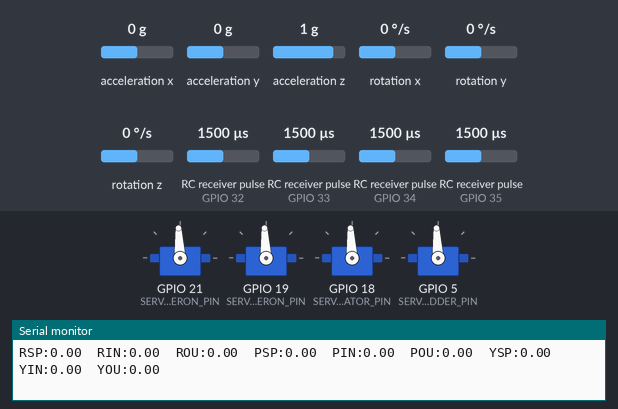
A program run on a simulated ESP32. Shown: 4 × servo, the last lines printed to the serial monitor. Wiring (inferred from the names in the program): 4 × RC receiver channel: data GPIO 32 / data GPIO 33 / data GPIO 34 / data GPIO 35. The test bench sets the inputs (shaded band); at power-on: acceleration x 0 g, acceleration y 0 g, acceleration z 1 g, RC receiver pulse (sensors on GPIO 32, GPIO 34, GPIO 35, GPIO 33) 1500 µs, rotation x 0 °/s, rotation y 0 °/s, rotation z 0 °/s.

Above: at 2.9 s.
3.0 s: acceleration x set to -1.4 g
6.0 s: acceleration y set to -1.4 g
At 8.4 s:
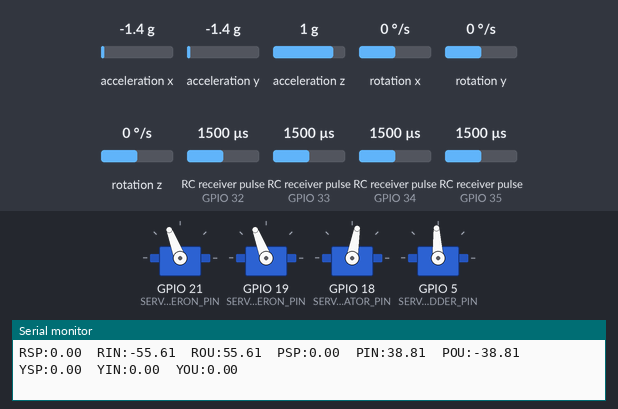
9.0 s: acceleration z set to -1.4 g
At 9.5 s:
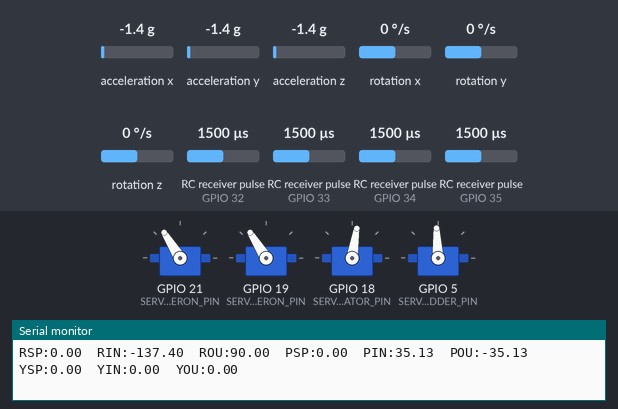
11.7 s: RC receiver pulse (sensor on GPIO 32) set to 1020 µs
At 12.9 s:
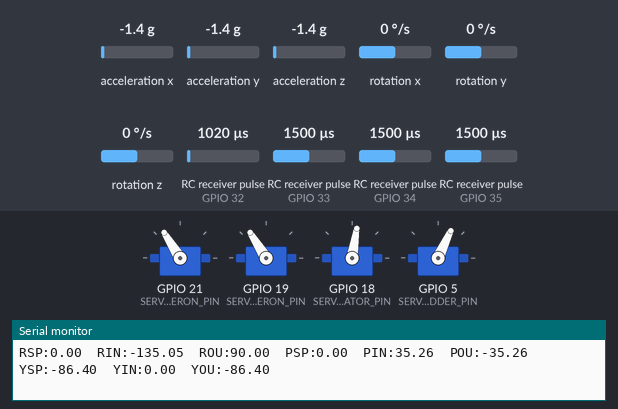
13.2 s: RC receiver pulse (sensor on GPIO 34) set to 1020 µs
At 14.4 s:
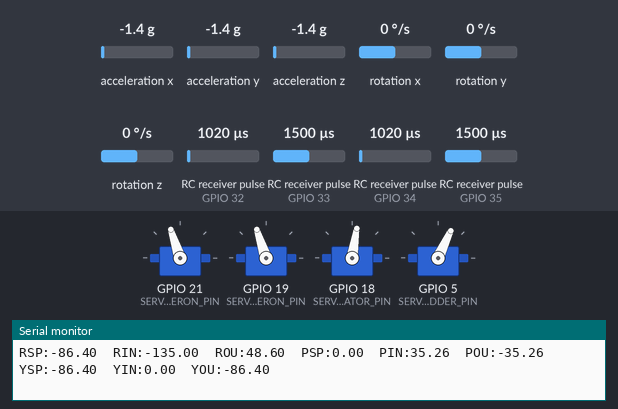
14.7 s: RC receiver pulse (sensor on GPIO 35) set to 1020 µs
At 15.9 s:
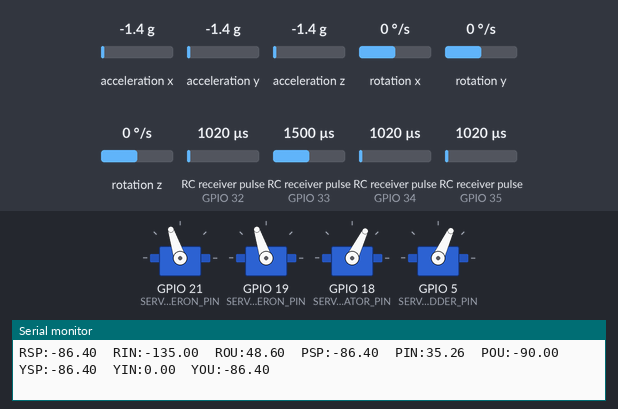
Timing chart, 0 to 17.2 s (numbered marks = the images above; inputs shaded):
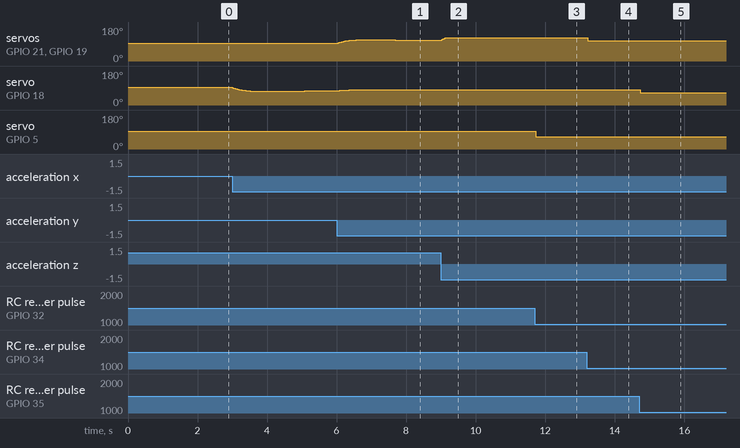

Measured:
- after the input at 6.0 s, servo on GPIO 21 (SERVO_RIGHT_AILERON_PIN), servo on GPIO 19 (SERVO_LEFT_AILERON_PIN): rises from 93° to 113° in 0.70 s, then falls to 110° in 1.9 s; servo on GPIO 18 (SERVO_ELEVATOR_PIN): 75° → 78° at once, → 79° 0.19 s later, → 80° 0.13 s later, → 81° 0.25 s later, … (5 changes in this stretch)
- after the input at 9.0 s, servo on GPIO 21 (SERVO_RIGHT_AILERON_PIN), servo on GPIO 19 (SERVO_LEFT_AILERON_PIN): 110° → 122° at once; servo on GPIO 18 (SERVO_ELEVATOR_PIN): 80° → 81° after 0.09 s, → 82° 0.59 s later, → 81° 0.56 s later
- after the input at 11.7 s, servo on GPIO 5 (SERVO_RUDDER_PIN): 93° → 65° at once
- after the input at 13.2 s, servo on GPIO 21 (SERVO_RIGHT_AILERON_PIN), servo on GPIO 19 (SERVO_LEFT_AILERON_PIN): 122° → 108° at once
- after the input at 14.7 s, servo on GPIO 18 (SERVO_ELEVATOR_PIN): 81° → 64° at once

The program:

main.cpp
```cpp
#include <Arduino.h>
#include <Wire.h>
#include <MPU6050.h>
#include <ESP32Servo.h>
#include <PID_v1.h>
#include <Kalman.h>

namespace {

// ===== Hardware Pin Definitions ===== //
constexpr uint8_t SDA_PIN = 22;
constexpr uint8_t SCL_PIN = 23;

constexpr uint8_t CH1_PIN = 34;  // Aileron
constexpr uint8_t CH2_PIN = 35;  // Elevator
constexpr uint8_t CH4_PIN = 32;  // Rudder
constexpr uint8_t CH6_PIN = 33;  // Stabilization mode

constexpr uint8_t SERVO_RIGHT_AILERON_PIN = 21;
constexpr uint8_t SERVO_LEFT_AILERON_PIN = 19;
constexpr uint8_t SERVO_ELEVATOR_PIN = 18;
constexpr uint8_t SERVO_RUDDER_PIN = 5;

// ===== RC Signal Parameters ===== //
constexpr int RC_MIN_PULSE_US = 1000;
constexpr int RC_MAX_PULSE_US = 2000;
constexpr int RC_DEFAULT_PULSE_US = 1500;
constexpr uint32_t RC_SIGNAL_TIMEOUT_US = 50000;  // Treat as lost after 50 ms

// ===== Control Loop Timing ===== //
constexpr uint32_t LOOP_PERIOD_US = 4000;  // 250 Hz loop
constexpr uint32_t TELEMETRY_PERIOD_MS = 100;

// ===== Servo Output Bounds ===== //
constexpr int SERVO_MIN_US = 1000;
constexpr int SERVO_MAX_US = 2000;
constexpr int SERVO_NEUTRAL_US = 1500;
constexpr int SERVO_OUTPUT_RANGE_US = 300;  // Max PID correction magnitude. 0-500 us. <150 us for weaker stabilization, 250-350 for mid range stabilization, 500 for strongest stabilization.

constexpr bool INVERT_LEFT_AILERON = false;  // Mirror the left aileron output if the mechanical linkage is not already inverted.

// ===== Kalman Filter Settings ===== //
struct KalmanSettings {
	float qAngle;
	float qBias;
	float rMeasure;
};

KalmanSettings kalmanSettingsRoll{0.001f, 0.003f, 0.03f};
KalmanSettings kalmanSettingsPitch{0.001f, 0.003f, 0.03f};

// ===== PID Settings ===== //
struct PIDSettings {
	double kp;
	double ki;
	double kd;
	double outputLimit;
};

// Max setpoint angles. 0-180. Maximum deflection from neutral (90).
constexpr float MAX_SETPOINT_ROLL_DEG = 90.0f;
constexpr float MAX_SETPOINT_PITCH_DEG = 90.0f;
constexpr float MAX_SETPOINT_YAW_DEG = 90.0f;

PIDSettings rollPidSettings{1.0, 0.0, 0.0, MAX_SETPOINT_ROLL_DEG};
PIDSettings pitchPidSettings{1.0, 0.0, 0.0, MAX_SETPOINT_PITCH_DEG};
PIDSettings yawPidSettings{1.0, 0.0, 0.0, MAX_SETPOINT_YAW_DEG};

constexpr float ROLL_US_PER_DEG = static_cast<float>(SERVO_OUTPUT_RANGE_US) / MAX_SETPOINT_ROLL_DEG;    // Converts roll correction degrees to servo microseconds.
constexpr float PITCH_US_PER_DEG = static_cast<float>(SERVO_OUTPUT_RANGE_US) / MAX_SETPOINT_PITCH_DEG;  // Converts pitch correction degrees to servo microseconds.
constexpr float YAW_US_PER_DEG = static_cast<float>(SERVO_OUTPUT_RANGE_US) / MAX_SETPOINT_YAW_DEG;      // Converts yaw correction degrees to servo microseconds.

// ===== RC Input Handling ===== //
struct RCChannelState {
	uint8_t pin;
	volatile uint32_t pulseStart;
	volatile uint32_t pulseWidth;
	volatile uint32_t lastUpdate;
};

enum RCChannelIndex : uint8_t { RC_CH1 = 0, RC_CH2, RC_CH4, RC_CH6, RC_CHANNEL_COUNT };

RCChannelState rcChannels[RC_CHANNEL_COUNT] = {
	{CH1_PIN, 0, RC_DEFAULT_PULSE_US, 0},
	{CH2_PIN, 0, RC_DEFAULT_PULSE_US, 0},
	{CH4_PIN, 0, RC_DEFAULT_PULSE_US, 0},
	{CH6_PIN, 0, RC_DEFAULT_PULSE_US, 0},
};

portMUX_TYPE rcMux = portMUX_INITIALIZER_UNLOCKED;

inline void IRAM_ATTR handleChannelEdge(RCChannelState &channel) {
	const uint32_t now = micros();
	if (digitalRead(channel.pin) == HIGH) {
		channel.pulseStart = now;
	} else if (channel.pulseStart != 0U) {
		const uint32_t width = now - channel.pulseStart;
		portENTER_CRITICAL_ISR(&rcMux);
		channel.pulseWidth = width;
		channel.lastUpdate = now;
		portEXIT_CRITICAL_ISR(&rcMux);
		channel.pulseStart = 0U;
	}
}

void IRAM_ATTR handleCh1Interrupt() { handleChannelEdge(rcChannels[RC_CH1]); }
void IRAM_ATTR handleCh2Interrupt() { handleChannelEdge(rcChannels[RC_CH2]); }
void IRAM_ATTR handleCh4Interrupt() { handleChannelEdge(rcChannels[RC_CH4]); }
void IRAM_ATTR handleCh6Interrupt() { handleChannelEdge(rcChannels[RC_CH6]); }

int readChannel(RCChannelIndex index, int minimum = RC_MIN_PULSE_US, int maximum = RC_MAX_PULSE_US, int fallback = RC_DEFAULT_PULSE_US) {
	uint32_t width = RC_DEFAULT_PULSE_US;
	uint32_t lastUpdate = 0;

	portENTER_CRITICAL(&rcMux);
	width = rcChannels[index].pulseWidth;
	lastUpdate = rcChannels[index].lastUpdate;
	portEXIT_CRITICAL(&rcMux);

	const uint32_t now = micros();
	if (lastUpdate == 0U || (now - lastUpdate) > RC_SIGNAL_TIMEOUT_US || width == 0U) {
		return fallback;
	}

	const int pulse = constrain(static_cast<int>(width), minimum, maximum);
	return pulse;
}

// ===== Global Hardware Objects ===== //
MPU6050 mpu;
Servo servoAileronRight;
Servo servoAileronLeft;
Servo servoElevator;
Servo servoRudder;

Kalman kalmanRoll;
Kalman kalmanPitch;

// ===== PID Controller State ===== //
double rollSetpoint{0.0};
double rollInput{0.0};
double rollOutput{0.0};

double pitchSetpoint{0.0};
double pitchInput{0.0};
double pitchOutput{0.0};

double yawSetpoint{0.0};
double yawInput{0.0};
double yawOutput{0.0};

PID rollPID(&rollInput, &rollOutput, &rollSetpoint, rollPidSettings.kp, rollPidSettings.ki, rollPidSettings.kd, DIRECT);
PID pitchPID(&pitchInput, &pitchOutput, &pitchSetpoint, pitchPidSettings.kp, pitchPidSettings.ki, pitchPidSettings.kd, DIRECT);
PID yawPID(&yawInput, &yawOutput, &yawSetpoint, yawPidSettings.kp, yawPidSettings.ki, yawPidSettings.kd, DIRECT);

// ===== Sensor State ===== //
float accelRollDeg{0.0f};
float accelPitchDeg{0.0f};
float gyroXRate{0.0f};
float gyroYRate{0.0f};
float gyroZRate{0.0f};

float rollDeg{0.0f};
float pitchDeg{0.0f};
float yawDeg{0.0f};

uint32_t controlLoopTimerUs{0};
uint32_t lastTelemetryMs{0};

// ===== Utility Functions ===== //
float getGyroScale() {
	switch (mpu.getFullScaleGyroRange()) {
		case 0: return 131.0f;   // ±250 °/s
		case 1: return 65.5f;    // ±500 °/s
		case 2: return 32.8f;    // ±1000 °/s
		case 3: return 16.4f;    // ±2000 °/s
		default: return 131.0f;
	}
}

float getAccelScale() {
	switch (mpu.getFullScaleAccelRange()) {
		case 0: return 16384.0f;  // ±2 g
		case 1: return 8192.0f;   // ±4 g
		case 2: return 4096.0f;   // ±8 g
		case 3: return 2048.0f;   // ±16 g
		default: return 16384.0f;
	}
}

void applyKalmanSettings(Kalman &filter, const KalmanSettings &settings) {
	filter.setQangle(settings.qAngle);
	filter.setQbias(settings.qBias);
	filter.setRmeasure(settings.rMeasure);
}

void applyPidSettings(PID &pid, const PIDSettings &settings) {
	pid.SetTunings(settings.kp, settings.ki, settings.kd);
	pid.SetOutputLimits(-settings.outputLimit, settings.outputLimit);
	pid.SetSampleTime(static_cast<int>(LOOP_PERIOD_US / 1000U));
}

float mapPulseToFloat(int pulseWidth, float minOutput, float maxOutput) {
	const int constrainedPulse = constrain(pulseWidth, RC_MIN_PULSE_US, RC_MAX_PULSE_US);
	const float scale = static_cast<float>(constrainedPulse - RC_MIN_PULSE_US) /
											static_cast<float>(RC_MAX_PULSE_US - RC_MIN_PULSE_US);
	return minOutput + scale * (maxOutput - minOutput);
}

int constrainServoOutput(int pulseWidth) {
	return constrain(pulseWidth, SERVO_MIN_US, SERVO_MAX_US);
}

void configureMPU() {
	Serial.println("Initializing I2C...");
	Wire.begin(SDA_PIN, SCL_PIN);
	Wire.setClock(400000UL);

	Serial.println("Initializing MPU6050...");
	mpu.initialize();
	delay(200);

	if (mpu.testConnection()) {
		Serial.println("MPU6050 connected.");
	} else {
		Serial.println("MPU6050 connection failed!");
	}

	Serial.println("Calibrating sensors... keep the device still.");
	delay(1000);
	mpu.CalibrateAccel(6);
	mpu.CalibrateGyro(6);
	Serial.println("Calibration complete.");

	mpu.setXAccelOffset(mpu.getXAccelOffset());
	mpu.setYAccelOffset(mpu.getYAccelOffset());
	mpu.setZAccelOffset(mpu.getZAccelOffset());
	mpu.setXGyroOffset(mpu.getXGyroOffset());
  	mpu.setYGyroOffset(mpu.getYGyroOffset());
  	mpu.setZGyroOffset(mpu.getZGyroOffset());
}

void primeKalmanFilters() {
	int16_t axRaw = 0, ayRaw = 0, azRaw = 0, gxRaw = 0, gyRaw = 0, gzRaw = 0;
	mpu.getMotion6(&axRaw, &ayRaw, &azRaw, &gxRaw, &gyRaw, &gzRaw);

	const float accelScale = getAccelScale();
	const float ax = static_cast<float>(axRaw) / accelScale;
	const float ay = static_cast<float>(ayRaw) / accelScale;
	const float az = static_cast<float>(azRaw) / accelScale;

	accelRollDeg = atan2f(ay, az) * RAD_TO_DEG;
	accelPitchDeg = atan2f(-ax, sqrtf(ay * ay + az * az)) * RAD_TO_DEG;

	rollDeg = accelRollDeg;
	pitchDeg = accelPitchDeg;
	yawDeg = 0.0f;

	kalmanRoll.setAngle(rollDeg);
	kalmanPitch.setAngle(pitchDeg);
}

void readIMU(float dtSeconds) {
	int16_t axRaw = 0, ayRaw = 0, azRaw = 0, gxRaw = 0, gyRaw = 0, gzRaw = 0;
	mpu.getMotion6(&axRaw, &ayRaw, &azRaw, &gxRaw, &gyRaw, &gzRaw);

	const float accelScale = getAccelScale();
	const float gyroScale = getGyroScale();

	const float ax = static_cast<float>(axRaw) / accelScale;
	const float ay = static_cast<float>(ayRaw) / accelScale;
	const float az = static_cast<float>(azRaw) / accelScale;

	gyroXRate = static_cast<float>(gxRaw) / gyroScale;
	gyroYRate = static_cast<float>(gyRaw) / gyroScale;
	gyroZRate = static_cast<float>(gzRaw) / gyroScale;

	accelRollDeg = atan2f(ay, az) * RAD_TO_DEG;
	accelPitchDeg = atan2f(-ax, sqrtf(ay * ay + az * az)) * RAD_TO_DEG;

	rollDeg = kalmanRoll.getAngle(accelRollDeg, gyroXRate, dtSeconds);
	pitchDeg = kalmanPitch.getAngle(accelPitchDeg, gyroYRate, dtSeconds);
	yawDeg += gyroZRate * dtSeconds;
}

void applyServoOutputs(int aileronRightUs, int aileronLeftUs, int elevatorUs, int rudderUs) {
	servoAileronRight.writeMicroseconds(constrainServoOutput(aileronRightUs));
	servoAileronLeft.writeMicroseconds(constrainServoOutput(aileronLeftUs));
	servoElevator.writeMicroseconds(constrainServoOutput(elevatorUs));
	servoRudder.writeMicroseconds(constrainServoOutput(rudderUs));
}

void printTelemetry(float dtSeconds) {
	/*
	// Print IMU and filter data
	Serial.printf(
		"dt:%.6f\taccR:%.2f\taccP:%.2f\tgx:%.3f\tgy:%.3f\troll:%.2f\tpitch:%.2f\tbiasR:%.5f\tbiasP:%.5f\n",
			dtSeconds, accelRollDeg, accelPitchDeg, gyroXRate, gyroYRate, rollDeg, pitchDeg,
			kalmanRoll.getQbias(), kalmanPitch.getQbias());
	*/


	// Print PID values
	Serial.printf(
		"RSP:%.2f\tRIN:%.2f\tROU:%.2f\tPSP:%.2f\tPIN:%.2f\tPOU:%.2f\tYSP:%.2f\tYIN:%.2f\tYOU:%.2f\n",
		rollSetpoint, rollInput, rollOutput,
		pitchSetpoint, pitchInput, pitchOutput,
		yawSetpoint, yawInput, yawOutput);

	/*
	// Print RC channel values
	Serial.printf(
		"CH1:%d\tCH2:%d\tCH4:%d\tCH6:%d\n",
		readChannel(RC_CH1), readChannel(RC_CH2),
		readChannel(RC_CH4), readChannel(RC_CH6));
	*/
}

}  // namespace

void setup() {
	Serial.begin(115200);
	delay(500);

	pinMode(CH1_PIN, INPUT);
	pinMode(CH2_PIN, INPUT);
	pinMode(CH4_PIN, INPUT);
	pinMode(CH6_PIN, INPUT);

	attachInterrupt(CH1_PIN, handleCh1Interrupt, CHANGE);
	attachInterrupt(CH2_PIN, handleCh2Interrupt, CHANGE);
	attachInterrupt(CH4_PIN, handleCh4Interrupt, CHANGE);
	attachInterrupt(CH6_PIN, handleCh6Interrupt, CHANGE);

	configureMPU();
	applyKalmanSettings(kalmanRoll, kalmanSettingsRoll);
	applyKalmanSettings(kalmanPitch, kalmanSettingsPitch);
	primeKalmanFilters();

	servoAileronRight.attach(SERVO_RIGHT_AILERON_PIN);
	servoAileronLeft.attach(SERVO_LEFT_AILERON_PIN);
	servoElevator.attach(SERVO_ELEVATOR_PIN);
	servoRudder.attach(SERVO_RUDDER_PIN);

	applyServoOutputs(SERVO_NEUTRAL_US, SERVO_NEUTRAL_US, SERVO_NEUTRAL_US, SERVO_NEUTRAL_US);

	applyPidSettings(rollPID, rollPidSettings);
	applyPidSettings(pitchPID, pitchPidSettings);
	applyPidSettings(yawPID, yawPidSettings);

	rollPID.SetMode(AUTOMATIC);
	pitchPID.SetMode(AUTOMATIC);
	yawPID.SetMode(AUTOMATIC);

	controlLoopTimerUs = micros();
	Serial.println("Setup complete.");
}

void loop() {
	const uint32_t loopStartUs = micros();
	const float dtSeconds = static_cast<float>(loopStartUs - controlLoopTimerUs) / 1000000.0f;
	controlLoopTimerUs = loopStartUs;

	readIMU(dtSeconds);

	const int ch1Pulse = readChannel(RC_CH1);
	const int ch2Pulse = readChannel(RC_CH2);
	const int ch4Pulse = readChannel(RC_CH4);
	const int ch6Pulse = readChannel(RC_CH6);

	const bool stabilizationEnabled = ch6Pulse >= SERVO_NEUTRAL_US;

	int aileronRightUs = ch1Pulse;
	int elevatorUs = ch2Pulse;
	int rudderUs = ch4Pulse;

	if (stabilizationEnabled) {
		rollSetpoint = mapPulseToFloat(ch1Pulse, -MAX_SETPOINT_ROLL_DEG, MAX_SETPOINT_ROLL_DEG);
		pitchSetpoint = mapPulseToFloat(ch2Pulse, -MAX_SETPOINT_PITCH_DEG, MAX_SETPOINT_PITCH_DEG);
		yawSetpoint = mapPulseToFloat(ch4Pulse, -MAX_SETPOINT_YAW_DEG, MAX_SETPOINT_YAW_DEG);

		rollInput = rollDeg;
		pitchInput = pitchDeg;
		yawInput = yawDeg;

		rollPID.Compute();
		pitchPID.Compute();
		yawPID.Compute();

		const int rollCorrectionUs = constrain(static_cast<int>(rollOutput * ROLL_US_PER_DEG), -SERVO_OUTPUT_RANGE_US, SERVO_OUTPUT_RANGE_US);
		const int pitchCorrectionUs = constrain(static_cast<int>(pitchOutput * PITCH_US_PER_DEG), -SERVO_OUTPUT_RANGE_US, SERVO_OUTPUT_RANGE_US);
		const int yawCorrectionUs = constrain(static_cast<int>(yawOutput * YAW_US_PER_DEG), -SERVO_OUTPUT_RANGE_US, SERVO_OUTPUT_RANGE_US);

		aileronRightUs = SERVO_NEUTRAL_US + rollCorrectionUs;
		elevatorUs = SERVO_NEUTRAL_US + pitchCorrectionUs;
		rudderUs = SERVO_NEUTRAL_US + yawCorrectionUs;
	}

	const int aileronLeftUs = INVERT_LEFT_AILERON
		                           ? SERVO_NEUTRAL_US - (aileronRightUs - SERVO_NEUTRAL_US)
		                           : aileronRightUs;

	applyServoOutputs(aileronRightUs, aileronLeftUs, elevatorUs, rudderUs);

	const uint32_t nowMs = millis();
	if (nowMs - lastTelemetryMs >= TELEMETRY_PERIOD_MS) {
		lastTelemetryMs = nowMs;
		printTelemetry(dtSeconds);
	}

	while ((micros() - loopStartUs) < LOOP_PERIOD_US) {
		// Wait for the next cycle while allowing interrupts to run.
	}
}
```
